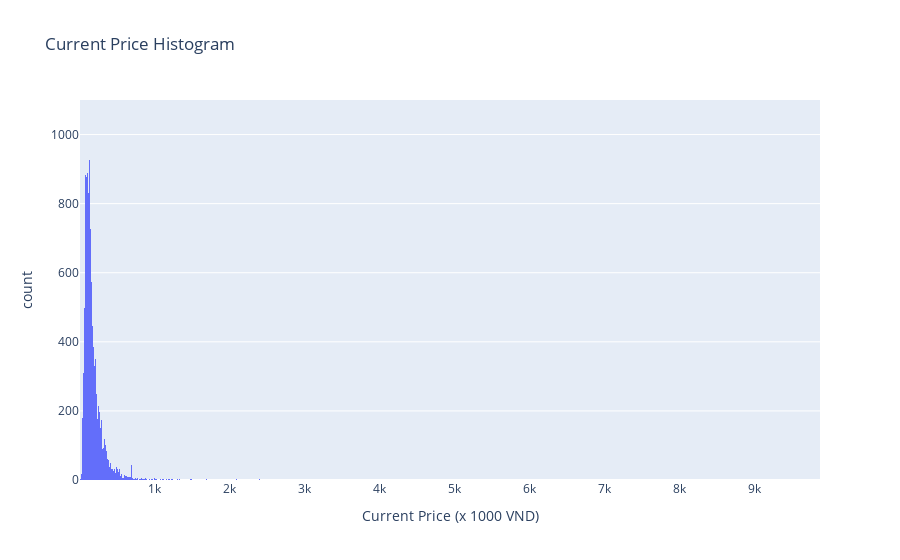

Notebook code for this chart:
### Markdown cell above
## 2. Exploratory Data Analysis
### 2.1 Quantity distribution
* Price Histogram

### Code cell
px.histogram(df_id, x = 'price_kvnd', title = 'Current Price Histogram', labels={'price_kvnd': 'Current Price (x 1000 VND)'})

### Figure 1 — Plotly figure (JSON) as saved in the notebook; plotly's stock layout.template omitted (floating-point values rounded to 4 significant figures; data arrays with more than 128 entries replaced by an {"elided": "..."} marker saying what was removed)
{"data": [{"alignmentgroup": "True", "bingroup": "x", "hovertemplate": "Current Price (x 1000 VND)=%{x}<br>count=%{y}<extra></extra>", "legendgroup": "", "marker": {"color": "#636efa", "pattern": {"shape": ""}}, "name": "", "offsetgroup": "", "orientation": "v", "showlegend": false, "type": "histogram", "x": {"elided": "14399 float values"}, "xaxis": "x", "yaxis": "y"}], "layout": {"barmode": "relative", "legend": {"tracegroupgap": 0}, "title": {"text": "Current Price Histogram"}, "xaxis": {"anchor": "y", "domain": [0, 1], "title": {"text": "Current Price (x 1000 VND)"}}, "yaxis": {"anchor": "x", "domain": [0, 1], "title": {"text": "count"}}}}
